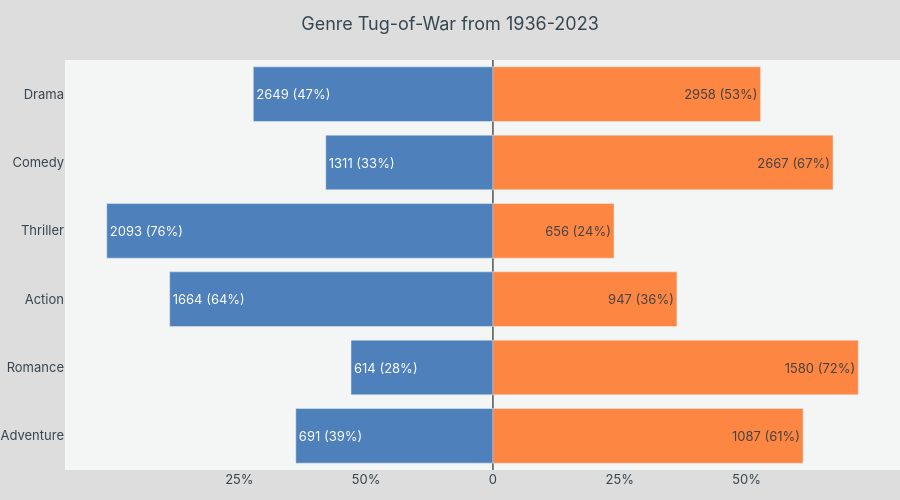

The cell this chart's notebook holds for it:
### Code cell
NUM_GENRES = 6

def make_genre_chart(df, year_range):
    exploded = df.assign(genre=df['genres'].str.split(', ')).explode('genre')
    top_genres = exploded['genre'].value_counts().head(NUM_GENRES).index.tolist()
    exploded = exploded[exploded['genre'].isin(top_genres)]

    counts = exploded.groupby(['genre', 'sentiment_category']).size().unstack(fill_value=0)
    counts = counts.reindex(columns=['positive', 'negative'], fill_value=0)
    totals = counts.sum(axis=1)
    pcts = counts.div(totals, axis=0) * 100

    pcts = pcts.loc[top_genres]
    counts = counts.loc[top_genres]

    pcts['negative'] = pcts['negative'] * -1

    fig = go.Figure()
    fig.add_trace(go.Bar(
        y=pcts.index, x=pcts['negative'],
        name='Negative', orientation='h',
        marker=dict(color=COLORS['negative'], opacity=0.9),
        text=[f"{c} ({p:.0f}%)" for c, p in zip(counts['negative'], counts['negative'] / totals.loc[top_genres] * 100)],
        textposition='inside',
        hoverinfo='skip',
        legendrank=1,
    ))
    fig.add_trace(go.Bar(
        y=pcts.index, x=pcts['positive'],
        name='Positive', orientation='h',
        marker=dict(color=COLORS['positive'], opacity=0.9),
        text=[f"{c} ({p:.0f}%)" for c, p in zip(counts['positive'], counts['positive'] / totals.loc[top_genres] * 100)],
        textposition='inside',
        hoverinfo='skip',
        legendrank=2,
    ))

    title = f"Genre Tug-of-War from {year_range[0]}-{year_range[1]}"
    fig.update_layout(**layout_base)
    fig.update_layout(
        title=dict(text=title, x=0.5, font=dict(size=18, color=COLORS['text'])),
        barmode='relative',
        legend=dict(orientation='h', yanchor='bottom', y=1.02, xanchor='center', x=0.5),
        yaxis=dict(autorange='reversed', automargin=True),
        margin=dict(l=0, r=0, t=60, b=30),
        height=500,
    )
    fig.update_xaxes(
        zeroline=True,
        zerolinecolor='black',
        zerolinewidth=1,
        tickmode='array',
        tickvals=[-100, -50, -25, 0, 25,50, 100],
        ticktext=['100%', '25%', '50%', '0', '25%', '50%', '100%'],
        showgrid=False,
    )
    return fig

fig = make_genre_chart(movies_df, [1936, 2023])
fig.show()
# diverging bar chart https://plotly.com/python/horizontal-bar-charts/

### Figure 1 — Plotly figure (JSON) as saved in the notebook; plotly's stock layout.template omitted (floating-point values rounded to 4 significant figures)
{"data": [{"hoverinfo": "skip", "legendrank": 1, "marker": {"color": "rgb(61, 116, 182)", "opacity": 0.9}, "name": "Negative", "orientation": "h", "text": ["2649 (47%)", "1311 (33%)", "2093 (76%)", "1664 (64%)", "614 (28%)", "691 (39%)"], "textposition": "inside", "type": "bar", "x": [-47.24, -32.96, -76.14, -63.73, -27.99, -38.86], "y": ["Drama", "Comedy", "Thriller", "Action", "Romance", "Adventure"]}, {"hoverinfo": "skip", "legendrank": 2, "marker": {"color": "rgb(255, 122, 48)", "opacity": 0.9}, "name": "Positive", "orientation": "h", "text": ["2958 (53%)", "2667 (67%)", "656 (24%)", "947 (36%)", "1580 (72%)", "1087 (61%)"], "textposition": "inside", "type": "bar", "x": [52.76, 67.04, 23.86, 36.27, 72.01, 61.14], "y": ["Drama", "Comedy", "Thriller", "Action", "Romance", "Adventure"]}], "layout": {"barmode": "relative", "font": {"color": "#36454F", "family": "Inter, sans-serif", "size": 13}, "height": 500, "hovermode": "x unified", "legend": {"orientation": "h", "x": 0.5, "xanchor": "center", "y": 1.02, "yanchor": "bottom"}, "margin": {"b": 30, "l": 0, "r": 0, "t": 60}, "paper_bgcolor": "#DDDDDD", "plot_bgcolor": "#f3f6f4", "showlegend": false, "title": {"font": {"color": "#36454F", "size": 18}, "text": "Genre Tug-of-War from 1936-2023", "x": 0.5}, "xaxis": {"showgrid": false, "tickmode": "array", "ticktext": ["100%", "25%", "50%", "0", "25%", "50%", "100%"], "tickvals": [-100, -50, -25, 0, 25, 50, 100], "zeroline": true, "zerolinecolor": "black", "zerolinewidth": 1}, "yaxis": {"automargin": true, "autorange": "reversed"}}}
